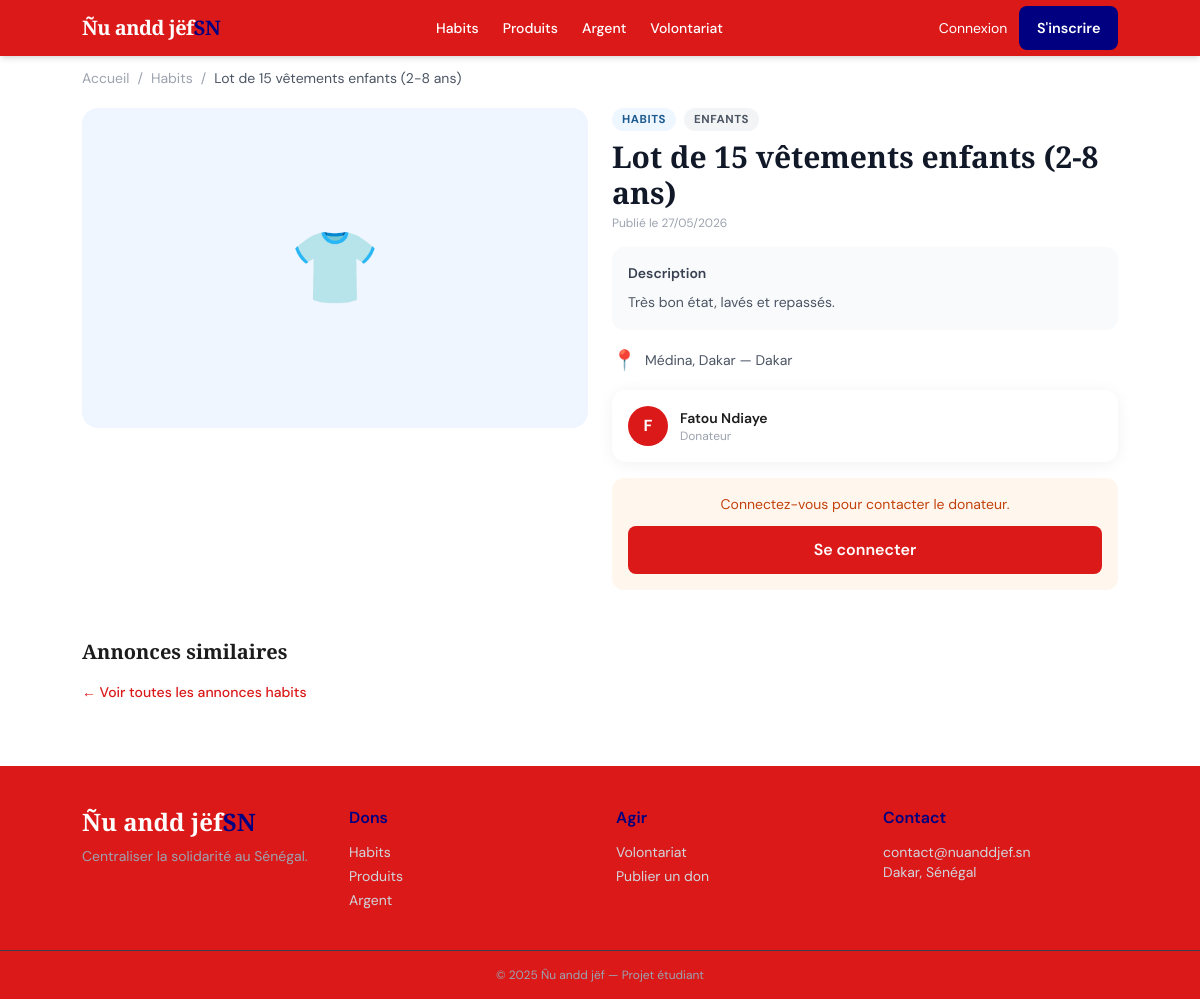
The app's page /dons/annonce/1 with its own data.
### app/models/__init__.py (models this page shows, shortened)
class AnnonceDon(db.Model):
    __tablename__ = 'annonces_dons'
    id = db.Column(db.Integer, primary_key=True)
    utilisateur_id = db.Column(db.Integer, db.ForeignKey('utilisateurs.id'), nullable=False)
    localisation_id = db.Column(db.Integer, db.ForeignKey('localisations.id'))
    categorie = db.Column(db.String(50), nullable=False)
    sous_categorie = db.Column(db.String(50))
    titre = db.Column(db.String(200), nullable=False)
    description = db.Column(db.Text)
    image = db.Column(db.String(255))
    statut = db.Column(db.String(20), default='en_attente')
    created_at = db.Column(db.DateTime, default=datetime.utcnow)

class Localisation(db.Model):
    __tablename__ = 'localisations'
    id = db.Column(db.Integer, primary_key=True)
    region = db.Column(db.String(100), nullable=False)
    ville = db.Column(db.String(100), nullable=False)
    quartier = db.Column(db.String(100))
    annonces = db.relationship('AnnonceDon', backref='localisation', lazy=True)
    structures = db.relationship('Structure', backref='localisation', lazy=True)
    missions = db.relationship('MissionVolontariat', backref='localisation', lazy=True)

class Utilisateur(UserMixin, db.Model):
    __tablename__ = 'utilisateurs'
    id = db.Column(db.Integer, primary_key=True)
    nom = db.Column(db.String(100), nullable=False)
    email = db.Column(db.String(150), unique=True, nullable=False)
    mot_de_passe = db.Column(db.String(256), nullable=False)
    role = db.Column(db.String(20), default='donateur')
    created_at = db.Column(db.DateTime, default=datetime.utcnow)
    annonces = db.relationship('AnnonceDon', backref='auteur', lazy=True)
    promesses = db.relationship('PromesseDon', backref='donateur', lazy=True)
    candidatures = db.relationship('Candidature', backref='benevole', lazy=True)

### app/routes/dons.py (the view)
@dons_bp.route('/annonce/<int:id>')
def detail_annonce(id):
    annonce = AnnonceDon.query.get_or_404(id)
    if annonce.statut != 'approuve':
        flash("Cette annonce n'est pas encore disponible.", 'warning')
        return redirect(url_for('main.index'))
    return render_template('dons/detail_annonce.html', annonce=annonce)

### app/templates/dons/detail_annonce.html (shortened to what this page needs)
{% extends "base.html" %}
{% block content %}
<div class="page-wrap section-gap">
  <div class="flex items-center gap-2 text-sm text-gray-400 mb-5">
    <a href="{{ url_for('main.index') }}" class="hover:text-vert">Accueil</a>
    <span>/</span>
    <a href="{{ url_for('dons.' + ('habits' if annonce.categorie == 'habits' else 'produits')) }}"
       class="hover:text-vert capitalize">{{ annonce.categorie }}</a>
    <span>/</span>
    <span class="text-gray-600 truncate">{{ annonce.titre }}</span>
  </div>
  <div class="grid grid-cols-1 md:grid-cols-2 gap-6">
    <div>
      {% if annonce.image %}
        <img src="{{ url_for('static', filename='img/uploads/' + annonce.image) }}"
             alt="{{ annonce.titre }}"
             class="w-full rounded-2xl object-cover max-h-80 md:max-h-96">
      {% else %}
        <div class="w-full h-52 md:h-80 rounded-2xl flex items-center justify-center text-7xl
                    {% if annonce.categorie == 'habits' %}bg-blue-50
                    {% elif annonce.categorie == 'alimentation' %}bg-orange-50
                    {% else %}bg-purple-50{% endif %}">
          {% if annonce.categorie == 'habits' %}👕
          {% elif annonce.categorie == 'alimentation' %}🍚
          {% else %}🧴{% endif %}
        </div>
      {% endif %}
    </div>
    <div class="flex flex-col gap-4">
      <div>
        <div class="flex flex-wrap items-center gap-2 mb-2">
          <span class="badge badge-{{ annonce.categorie }}">{{ annonce.categorie|capitalize }}</span>
          {% if annonce.sous_categorie %}
            <span class="badge bg-gray-100 text-gray-600">{{ annonce.sous_categorie|capitalize }}</span>
          {% endif %}
        </div>
        <h1 class="font-display text-2xl md:text-3xl font-bold text-gray-900">{{ annonce.titre }}</h1>
        <p class="text-xs text-gray-400 mt-1">Publié le {{ annonce.created_at.strftime('%d/%m/%Y') }}</p>
      </div>
      {% if annonce.description %}
      <div class="bg-gray-50 rounded-xl p-4">
        <h2 class="font-semibold text-sm text-gray-700 mb-2">Description</h2>
        <p class="text-gray-600 text-sm leading-relaxed">{{ annonce.description }}</p>
      </div>
      {% endif %}
      {% if annonce.localisation %}
      <div class="flex items-center gap-2 text-sm text-gray-600">
        <span class="text-xl">📍</span>
        <span>{{ annonce.localisation.quartier and annonce.localisation.quartier + ', ' or '' }}{{ annonce.localisation.ville }} — {{ annonce.localisation.region }}</span>
      </div>
      {% endif %}
      <div class="card p-4 flex items-center gap-3">
        <div class="w-10 h-10 rounded-full bg-vert flex items-center justify-center text-white font-bold shrink-0">
          {{ annonce.auteur.nom[0].upper() }}
        </div>
        <div>
          <div class="font-semibold text-sm">{{ annonce.auteur.nom }}</div>
          <div class="text-xs text-gray-400">Donateur</div>
        </div>
      </div>
      {% if current_user.is_authenticated and current_user.id != annonce.utilisateur_id %}
        <a href="mailto:{{ annonce.auteur.email }}?subject=Don : {{ annonce.titre }}&body=Bonjour {{ annonce.auteur.nom }},%0A%0AJ'ai vu votre annonce sur BarakaSN et je suis intéressé(e) par : {{ annonce.titre }}%0A%0ACordialement"
           class="btn-primary w-full text-center">
          📧 Contacter le donateur
        </a>
      {% elif not current_user.is_authenticated %}
        <div class="bg-orange-50 rounded-xl p-4 text-center">
          <p class="text-sm text-orange-700 mb-3">Connectez-vous pour contacter le donateur.</p>
          <a href="{{ url_for('auth.login') }}" class="btn-primary w-full block text-center">Se connecter</a>
        </div>
      {% endif %}
    </div>
  </div>
  <div class="mt-12">
    <h2 class="font-display text-xl font-bold mb-4">Annonces similaires</h2>
    <p class="text-sm text-gray-400">
      <a href="{{ url_for('dons.' + ('habits' if annonce.categorie == 'habits' else 'produits')) }}"
         class="text-vert hover:underline font-medium">← Voir toutes les annonces {{ annonce.categorie }}</a>
    </p>
  </div>
</div>
{% endblock %}

### app/templates/base.html (style rules this page uses)
:root { --or: rgb(0, 0, 128); --vert: rgb(219, 25, 25); --rouge: #C0392B; --creme: #ffffff; --texte: #1C1C1C; }
*, *::before, *::after { box-sizing: border-box; }
html { scroll-behavior: smooth; }
body { font-family: 'DM Sans', sans-serif; background: var(--creme); color: var(--texte); -webkit-text-size-adjust: 100%; }
.font-display { font-family: 'Playfair Display', serif; }
.bg-vert { background-color: var(--vert); }
.text-vert { color: var(--vert); }
.btn-primary { background: var(--vert); color: white; padding: .75rem 1.5rem; border-radius: 8px; font-weight: 600; transition: all .2s; display: inline-flex; align-items: center; justify-content: center; text-decoration: none; min-height: 44px; border: none; cursor: pointer; font-size: 1rem; }
.card { background: white; border-radius: 14px; box-shadow: 0 2px 16px rgba(0,0,0,.06); transition: transform .2s, box-shadow .2s; overflow: hidden; }
.badge { display: inline-block; padding: 3px 10px; border-radius: 999px; font-size: .72rem; font-weight: 700; letter-spacing: .05em; text-transform: uppercase; }
.badge-habits { background: #EEF6FF; color: #1D5A8E; }
.page-wrap { max-width: 1100px; margin: 0 auto; padding: 0 1rem; }
.section-gap { padding-top: 2.5rem; padding-bottom: 2.5rem; }
@media (min-width: 768px) { .section-gap { padding-top: 4rem; padding-bottom: 4rem; } }
@media (min-width: 768px) { .page-wrap { padding: 0 2rem; } }

### records on screen
AnnonceDon: categorie "Habits", titre "Lot de 15 vêtements enfants (2-8 ans)", categorie "HABITS", sous_categorie "ENFANTS", created_at "27/05/2026", description "Très bon état, lavés et repassés.", categorie "habits"
Localisation: localisation "Médina,", localisation.ville "Dakar", localisation.region "Dakar"
Utilisateur: auteur "F", auteur.nom "Fatou Ndiaye"
